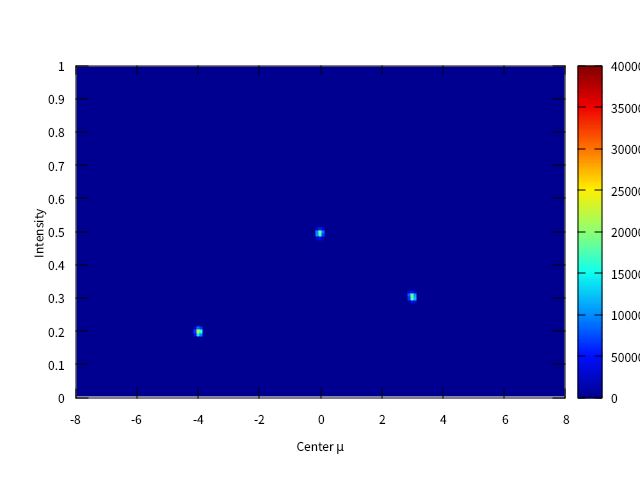

The gnuplot source for this figure:
#!/usr/bin/gnuplot -persist
#
#    
#    	G N U P L O T
#    	Version 5.2 patchlevel 2    last modified 2017-11-01 
#    
#    	Copyright (C) 1986-1993, 1998, 2004, 2007-2017
#    	Thomas Williams, Colin Kelley and many others
#    
#    	gnuplot home:     http://www.gnuplot.info
#    	faq, bugs, etc:   type "help FAQ"
#    	immediate help:   type "help"  (plot window: hit 'h')
# set terminal qt 0 font "Sans,9"
# set output
unset clip points
set clip one
unset clip two
set errorbars front 1.000000 
set border 31 front lt black linewidth 1.000 dashtype solid
set zdata 
set ydata 
set xdata 
set y2data 
set x2data 
set boxwidth
set style fill  empty border
set style rectangle back fc  bgnd fillstyle   solid 1.00 border lt -1
set style circle radius graph 0.02 
set style ellipse size graph 0.05, 0.03 angle 0 units xy
set dummy x, y
set format x "% h" 
set format y "% h" 
set format x2 "% h" 
set format y2 "% h" 
set format z "% h" 
set format cb "% h" 
set format r "% h" 
set ttics format "% h"
set timefmt "%d/%m/%y,%H:%M"
set angles radians
set tics back
unset grid
unset raxis
set theta counterclockwise right
set style parallel front  lt black linewidth 2.000 dashtype solid
set key title "" center
set key fixed right top vertical Right noreverse enhanced autotitle nobox
set key noinvert samplen 4 spacing 1 width 0 height 0 
set key maxcolumns 0 maxrows 0
set key noopaque
unset label
unset arrow
set style increment default
unset style line
unset style arrow
set style histogram clustered gap 2 title textcolor lt -1
unset object
set style textbox transparent margins  1.0,  1.0 border  lt -1 linewidth  1.0
set offsets 0, 0, 0, 0
set pointsize 1
set pointintervalbox 1
set encoding default
unset polar
unset parametric
unset decimalsign
unset micro
unset minussign
set view map scale 1
set rgbmax 255
set samples 100, 100
set isosamples 10, 10
set surface 
unset contour
set cntrlabel  format '%8.3g' font '' start 5 interval 20
set mapping cartesian
set datafile separator whitespace
unset hidden3d
set cntrparam order 4
set cntrparam linear
set cntrparam levels auto 5
set cntrparam points 5
set size ratio 0 1,1
set origin 0,0
set style data pm3d
set style function pm3d
unset xzeroaxis
unset yzeroaxis
unset zzeroaxis
unset x2zeroaxis
unset y2zeroaxis
set xyplane relative 0.5
set tics scale  1, 0.5, 1, 1, 1
set mxtics default
set mytics default
set mztics default
set mx2tics default
set my2tics default
set mcbtics default
set mrtics default
set nomttics
set xtics border in scale 1,0.5 mirror norotate  autojustify
set xtics  norangelimit autofreq 
set ytics border in scale 1,0.5 mirror norotate  autojustify
set ytics  norangelimit autofreq 
set ztics border in scale 1,0.5 nomirror norotate  autojustify
set ztics  norangelimit autofreq 
unset x2tics
unset y2tics
set cbtics border in scale 1,0.5 mirror norotate  autojustify
set cbtics  norangelimit autofreq 
set rtics axis in scale 1,0.5 nomirror norotate  autojustify
set rtics  norangelimit autofreq 
unset ttics
set title "" 
set title  font "" norotate
set timestamp bottom 
set timestamp "" 
set timestamp  font "" norotate
set trange [ * : * ] noreverse nowriteback
set urange [ * : * ] noreverse nowriteback
set vrange [ * : * ] noreverse nowriteback
set xlabel "Center {/Symbol m}" 
set xlabel  font "" textcolor lt -1 norotate
set x2label "" 
set x2label  font "" textcolor lt -1 norotate
set xrange [ * : * ] noreverse nowriteback
set x2range [ * : * ] noreverse nowriteback
set ylabel "Intensity" 
set ylabel  font "" textcolor lt -1 rotate
set y2label "" 
set y2label  font "" textcolor lt -1 rotate
set yrange [ * : * ] noreverse nowriteback
set y2range [ * : * ] noreverse nowriteback
set zlabel "" 
set zlabel  font "" textcolor lt -1 norotate
set zrange [ * : * ] noreverse nowriteback
set cblabel "" 
set cblabel  font "" textcolor lt -1 rotate
set cbrange [ * : * ] noreverse nowriteback
set rlabel "" 
set rlabel  font "" textcolor lt -1 norotate
set rrange [ * : * ] noreverse nowriteback
unset logscale
unset jitter
set zero 1e-08
set lmargin  -1
set bmargin  -1
set rmargin  -1
set tmargin  -1
set locale "ja_JP.UTF-8"
set pm3d explicit at b
set pm3d scansautomatic
set pm3d interpolate 1,1 flush begin noftriangles noborder corners2color mean
set pm3d nolighting
set palette positive nops_allcF maxcolors 0 gamma 1.5 color model RGB 
set palette defined ( 0 0 0 0.5647, 0.125 0 0.05882 1, 0.25 0 0.5647 1,\
     0.375 0.05882 1 0.9333, 0.5 0.5647 1 0.4392, 0.625 1 0.9333 0, 0.75 1 0.4392 0,\
     0.875 0.9333 0 0, 1 0.498 0 0 )
set colorbox default
set colorbox vertical origin screen 0.9, 0.2 size screen 0.05, 0.6 front  noinvert bdefault
set style boxplot candles range  1.50 outliers pt 7 separation 1 labels auto unsorted
set loadpath 
set fontpath 
set psdir
set fit brief errorvariables nocovariancevariables errorscaling prescale nowrap v5
GNUTERM = "qt"
## Last datafile plotted: "Histogram_3ND.dat"
splot "Histogram_3ND.dat"
#    EOF
